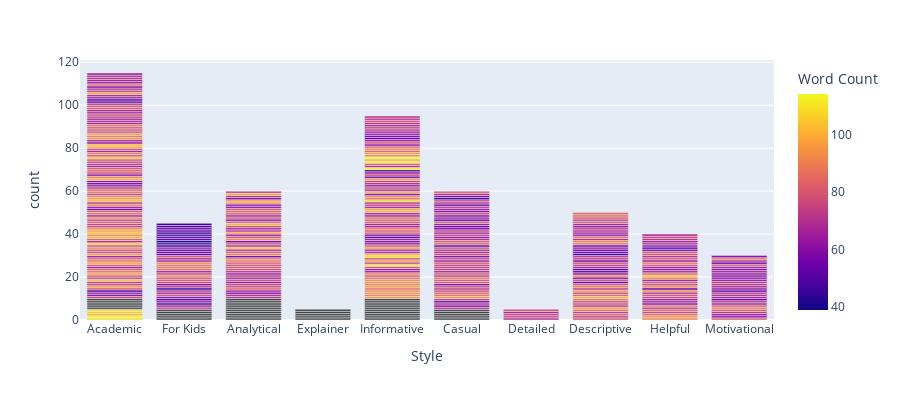

The notebook cell saved with this chart:
### Code cell
fig = px.bar(DF, x='Style',
             hover_data=['Style as per requested', 'Completeness', 'Clarity of the point', 'Length', 'Keywords usage', 'Word Count'], color='Word Count',
             labels={'pop':'population of Canada'}, height=400)
fig.show()

### Figure 1 — Plotly figure (JSON) as saved in the notebook; plotly's stock layout.template omitted (floating-point values rounded to 4 significant figures; data arrays with more than 128 entries replaced by an {"elided": "..."} marker saying what was removed)
{"data": [{"alignmentgroup": "True", "customdata": {"elided": "605x6 float values"}, "hovertemplate": "Style=%{x}<br>count=%{y}<br>Style as per requested=%{customdata[0]}<br>Completeness=%{customdata[1]}<br>Clarity of the point=%{customdata[2]}<br>Length=%{customdata[3]}<br>Keywords usage=%{customdata[4]}<br>Word Count=%{marker.color}<extra></extra>", "legendgroup": "", "marker": {"color": {"elided": "605 float values"}, "coloraxis": "coloraxis", "pattern": {"shape": ""}}, "name": "", "offsetgroup": "", "orientation": "v", "showlegend": false, "textposition": "auto", "x": {"elided": "605 str values"}, "xaxis": "x", "y": {"elided": "605 int values"}, "yaxis": "y", "type": "bar"}], "layout": {"xaxis": {"anchor": "y", "domain": [0.0, 1.0], "title": {"text": "Style"}}, "yaxis": {"anchor": "x", "domain": [0.0, 1.0], "title": {"text": "count"}}, "coloraxis": {"colorbar": {"title": {"text": "Word Count"}}, "colorscale": [[0.0, "#0d0887"], [0.1111, "#46039f"], [0.2222, "#7201a8"], [0.3333, "#9c179e"], [0.4444, "#bd3786"], [0.5556, "#d8576b"], [0.6667, "#ed7953"], [0.7778, "#fb9f3a"], [0.8889, "#fdca26"], [1.0, "#f0f921"]]}, "legend": {"tracegroupgap": 0}, "margin": {"t": 60}, "barmode": "relative", "height": 400}}
